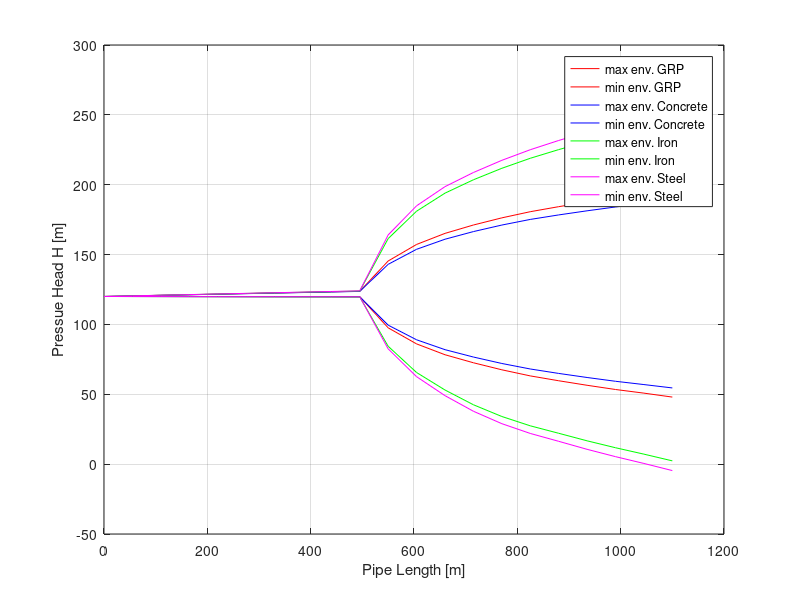

Write MATLAB code to recreate this figure.
clear;clc;close all

%% plot different envelopes for different pipe material


H_min_env_GRP=cell2mat(struct2cell(load('H_min_env_GRP')));
H_min_env_Concrete=cell2mat(struct2cell(load('H_min_env_Concrete')));
H_min_env_Iron=cell2mat(struct2cell(load('H_min_env_Iron')));
H_min_env_steel=cell2mat(struct2cell(load('H_min_env_steel')));
H_max_env_GRP=cell2mat(struct2cell(load('H_max_env_GRP')));
H_max_env_Concrete=cell2mat(struct2cell(load('H_max_env_Concrete')));
H_max_env_Iron=cell2mat(struct2cell(load('H_max_env_Iron')));
H_max_env_steel=cell2mat(struct2cell(load('H_max_env_steel')));

xaxisH = 0:55:1100;

figure(1)
         plot(xaxisH,H_max_env_GRP,'r',xaxisH,H_min_env_GRP,'r'),xlabel ('Pipe Length [m]'),ylabel('Pressue Head H [m]')
        hold on 
          plot(xaxisH,H_max_env_Concrete,'b',xaxisH,H_min_env_Concrete,'b')
          hold on 
          plot(xaxisH,H_max_env_Iron,'g',xaxisH,H_min_env_Iron,'g')
         hold on 
         plot(xaxisH,H_max_env_steel,'m',xaxisH,H_min_env_steel,'m')

          legend('max env. GRP','min env. GRP','max env. Concrete','min env. Concrete','max env. Iron','min env. Iron','max env. Steel','min env. Steel' ,'Location', 'best')%,'Location','southoutside','orientation','horizontal')
         grid on;
       
         print ('-f1','comparison_envelope','-depsc');